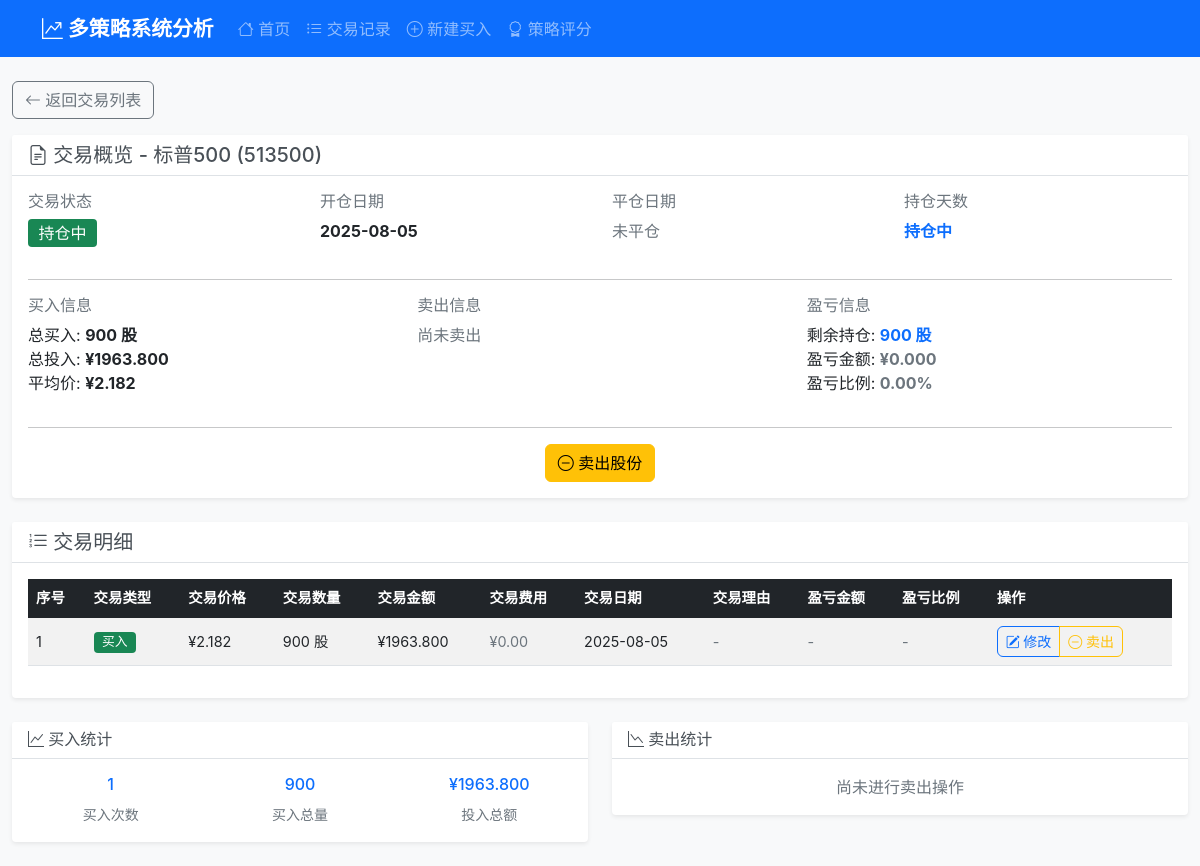
Before: /trade_details/1 with the older database file.
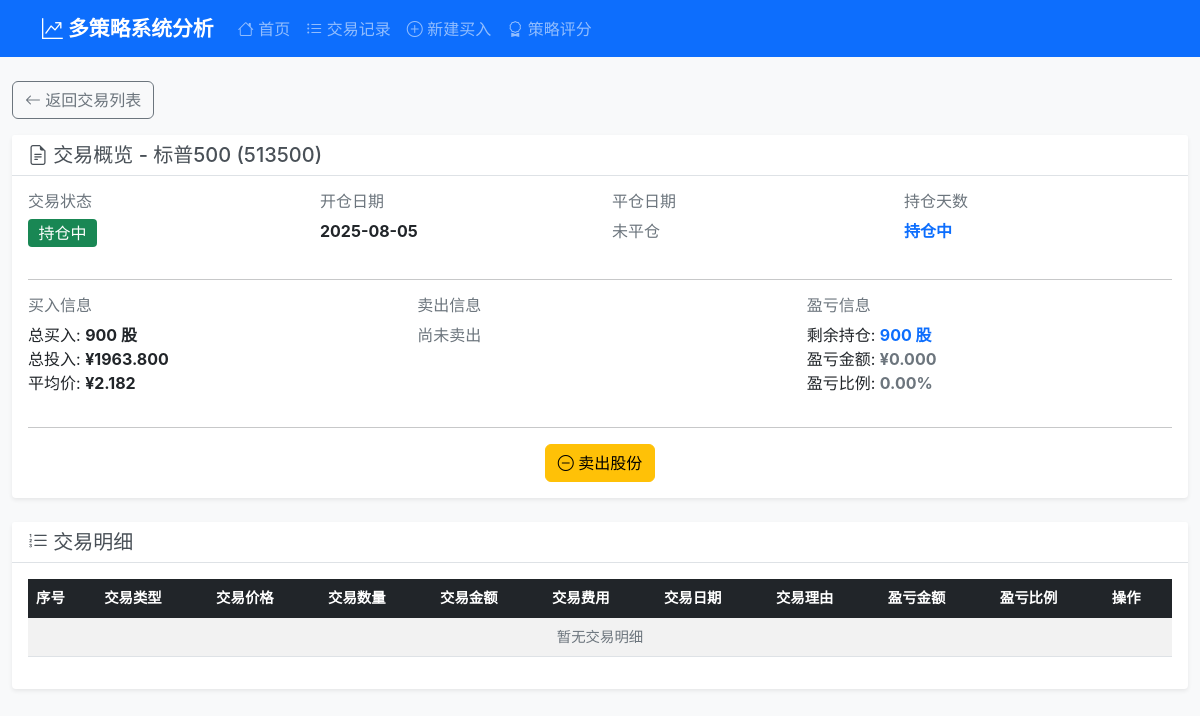
After: the same page with the newer database file.
### tables this page shows
CREATE TABLE trade_details (
                id INTEGER PRIMARY KEY AUTOINCREMENT,
                trade_id INTEGER NOT NULL,
                transaction_type TEXT NOT NULL,  -- buy: 买入, sell: 卖出
                price DECIMAL(10,3) NOT NULL,
                quantity INTEGER NOT NULL,
                amount DECIMAL(15,3) NOT NULL,
                transaction_date DATE NOT NULL,
                profit_loss DECIMAL(15,3) DEFAULT 0,
                profit_loss_pct DECIMAL(8,4) DEFAULT 0,
                created_at TIMESTAMP DEFAULT CURRENT_TIMESTAMP, transaction_fee DECIMAL(10,3) DEFAULT 0, buy_reason TEXT, sell_reason TEXT, deleted_at TIMESTAMP, is_deleted INTEGER DEFAULT 0, delete_date TIMESTAMP, delete_reason TEXT, operator_note TEXT,
                FOREIGN KEY (trade_id) REFERENCES trades (id)
            );

### routes/trading_routes.py (the view)
@trading_bp.route('/trade_details/<int:trade_id>')
def trade_details(trade_id):
    try:
        trading_service = TradingService(current_app.db_service)
        trade = trading_service.get_trade_by_id(trade_id)
        if not trade:
            return redirect(url_for('trading.trades'))
        details = trading_service.get_trade_details(trade_id)
        modifications = trading_service.get_trade_modifications(trade_id)
        return render_template('trade_details.html',
                             trade=trade,
                             details=details,
                             modifications=modifications)
    except Exception as e:
        current_app.logger.error(f"交易详情加载失败: {str(e)}")
        return redirect(url_for('trading.trades'))

### services/database_service.py (called while the page is built)
    def execute_query(self, query: str, params: tuple = (), fetch_one: bool = False, fetch_all: bool = True) -> Any:
        with self.get_connection() as conn:
            cursor = conn.cursor()
            cursor.execute(query, params)
            if query.strip().upper().startswith(('INSERT', 'UPDATE', 'DELETE')):
                conn.commit()
            if fetch_one:
                return cursor.fetchone()
            elif fetch_all:
                return cursor.fetchall()
            else:
                return cursor.lastrowid

### services/trading_service.py (called while the page is built)
    def get_trade_by_id(self, trade_id: int) -> Optional[Dict[str, Any]]:
        query = '''
            SELECT t.*, s.name as strategy_name
            FROM trades t
            LEFT JOIN strategies s ON t.strategy_id = s.id
            WHERE t.id = ?
        '''
        trade = self.db.execute_query(query, (trade_id,), fetch_one=True)
        return dict(trade) if trade else None

### templates/trade_details.html (shortened to what the changed rows need)
{% extends "base.html" %}
{% block content %}
<div class="row">
    <div class="col-12">
        <div class="card">
            <div class="card-body">
                <div class="table-responsive">
                    <table class="table table-striped table-hover">
                        <thead class="table-dark">
                            <tr>
                                <th>序号</th>
                                <th>交易类型</th>
                                <th>交易价格</th>
                                <th>交易数量</th>
                                <th>交易金额</th>
                                <th>交易费用</th>
                                <th>交易日期</th>
                                <th>交易理由</th>
                                <th>盈亏金额</th>
                                <th>盈亏比例</th>
                                <th>操作</th>
                            </tr>
                        </thead>
                        <tbody>
                            {% if details %}
                                {% for detail in details %}
                                <tr>
                                    <td>{{ loop.index }}</td>
                                    <td>
                                        {% if detail.transaction_type == 'buy' %}
                                            <span class="badge bg-success">买入</span>
                                        {% else %}
                                            <span class="badge bg-warning">卖出</span>
                                        {% endif %}
                                    </td>
                                    <td>¥{{ "%.3f"|format(detail.price) }}</td>
                                    <td>{{ detail.quantity }} 股</td>
                                    <td>¥{{ "%.3f"|format(detail.amount) }}</td>
                                    <td>
                                        {% if detail.transaction_fee %}
                                            ¥{{ "%.2f"|format(detail.transaction_fee) }}
                                        {% else %}
                                            <span class="text-muted">¥0.00</span>
                                        {% endif %}
                                    </td>
                                    <td>{{ detail.transaction_date }}</td>
                                    <td>
                                        {% if detail.transaction_type == 'buy' and detail.buy_reason %}
                                            <span class="text-truncate" style="max-width: 200px;" title="{{ detail.buy_reason }}">
                                                {{ detail.buy_reason[:50] }}{% if detail.buy_reason|length > 50 %}...{% endif %}
                                            </span>
                                        {% elif detail.transaction_type == 'sell' and detail.sell_reason %}
                                            <span class="text-truncate" style="max-width: 200px;" title="{{ detail.sell_reason }}">
                                                {{ detail.sell_reason[:50] }}{% if detail.sell_reason|length > 50 %}...{% endif %}
                                            </span>
                                        {% else %}
                                            <span class="text-muted">-</span>
                                        {% endif %}
                                    </td>
                                    <td>
                                        {% if detail.transaction_type == 'sell' %}
                                            {% if detail.profit_loss > 0 %}
                                                <span class="text-danger fw-bold">+¥{{ "%.3f"|format(detail.profit_loss) }}</span>
                                            {% elif detail.profit_loss < 0 %}
                                                <span class="text-success fw-bold">¥{{ "%.3f"|format(detail.profit_loss) }}</span>
                                            {% else %}
                                                <span class="text-muted">¥0.000</span>
                                            {% endif %}
                                        {% else %}
                                            <span class="text-muted">-</span>
                                        {% endif %}
                                    </td>
                                    <td>
                                        {% if detail.transaction_type == 'sell' %}
                                            {% if detail.profit_loss_pct > 0 %}
                                                <span class="text-danger fw-bold">+{{ "%.2f"|format(detail.profit_loss_pct) }}%</span>
                                            {% elif detail.profit_loss_pct < 0 %}
                                                <span class="text-success fw-bold">{{ "%.2f"|format(detail.profit_loss_pct) }}%</span>
                                            {% else %}
                                                <span class="text-muted">0.00%</span>
                                            {% endif %}
                                        {% else %}
                                            <span class="text-muted">-</span>
                                        {% endif %}
                                    </td>
                                    <td>
                                        <div class="btn-group">
                                            {% if detail.transaction_type == 'buy' %}
                                                <button type="button" class="btn btn-sm btn-outline-primary" data-bs-toggle="modal" data-bs-target="#modifyDetailModal"
                                                        data-detail-id="{{ detail.id }}" data-detail-type="buy">
                                                    <i class="bi bi-pencil-square"></i> 修改
                                                </button>
                                                {% if trade.status == 'open' and trade.remaining_quantity > 0 %}
                                                <button type="button" class="btn btn-sm btn-outline-warning" data-bs-toggle="modal" data-bs-target="#quickSellModal"
                                                        data-detail-id="{{ detail.id }}" data-trade-id="{{ trade.id }}">
                                                    <i class="bi bi-dash-circle"></i> 卖出
                                                </button>
                                                {% endif %}
                                            {% else %}
                                                <button type="button" class="btn btn-sm btn-outline-primary" data-bs-toggle="modal" data-bs-target="#modifyDetailModal"
                                                        data-detail-id="{{ detail.id }}" data-detail-type="sell">
                                                    <i class="bi bi-pencil-square"></i> 修改
                                                </button>
                                            {% endif %}
                                        </div>
                                    </td>
                                </tr>
                                {% endfor %}
                            {% else %}
                                <tr>
                                    <td colspan="11" class="text-center text-muted">
                                        暂无交易明细
                                    </td>
                                </tr>
                            {% endif %}
                        </tbody>
                    </table>
                </div>
            </div>
        </div>
        {% if details %}
        <div class="row mt-4">
            <div class="col-md-6">
                <div class="card">
                    <div class="card-header">
                        <h6 class="card-title mb-0">
                            <i class="bi bi-graph-up"></i> 买入统计
                        </h6>
                    </div>
                    <div class="card-body">
                        {% set buy_details = details | selectattr("transaction_type", "equalto", "buy") | list %}
                        {% if buy_details %}
                            <div class="row text-center">
                                <div class="col-4">
                                    <h6 class="text-primary">{{ buy_details | length }}</h6>
                                    <small class="text-muted">买入次数</small>
                                </div>
                                <div class="col-4">
                                    <h6 class="text-primary">{{ buy_details | sum(attribute='quantity') }}</h6>
                                    <small class="text-muted">买入总量</small>
                                </div>
                                <div class="col-4">
                                    <h6 class="text-primary">¥{{ "%.3f"|format(buy_details | sum(attribute='amount')) }}</h6>
                                    <small class="text-muted">投入总额</small>
                                </div>
                            </div>
                        {% endif %}
                    </div>
                </div>
            </div>
            <div class="col-md-6">
                <div class="card">
                    <div class="card-header">
                        <h6 class="card-title mb-0">
                            <i class="bi bi-graph-down"></i> 卖出统计
                        </h6>
                    </div>
                    <div class="card-body">
                        {% set sell_details = details | selectattr("transaction_type", "equalto", "sell") | list %}
                        {% if sell_details %}
                            <div class="row text-center">
                                <div class="col-4">
                                    <h6 class="text-warning">{{ sell_details | length }}</h6>
                                    <small class="text-muted">卖出次数</small>
                                </div>
                                <div class="col-4">
                                    <h6 class="text-warning">{{ sell_details | sum(attribute='quantity') }}</h6>
                                    <small class="text-muted">卖出总量</small>
                                </div>
                                <div class="col-4">
                                    <h6 class="text-warning">¥{{ "%.3f"|format(sell_details | sum(attribute='amount')) }}</h6>
                                    <small class="text-muted">回收总额</small>
                                </div>
                            </div>
                        {% else %}
                            <div class="text-center text-muted">
                                尚未进行卖出操作
                            </div>
                        {% endif %}
                    </div>
                </div>
            </div>
        </div>
        {% endif %}
    </div>
</div>
{% endblock %}

Changed rows visible on the page:
no longer on this page (row edited): trade_details: transaction_type "买入", price "2.182", quantity "900", amount "1963.800", transaction_fee "¥0.00", transaction_date "2025-08-05"
Other visible differences:
{{ buy_details | length }}: "1" → (not shown)
{{ buy_details | sum(attribute='quantity') }}: "900" → (not shown)
{{ "%.3f"|format(buy_details | sum(attribute='amount')) }}: "1963.800" → (not shown)
text no longer shown: "买入统计 买入次数 买入总量 ¥ 投入总额 卖出统计 尚未进行卖出操作"
text now shown: "暂无交易明细"
